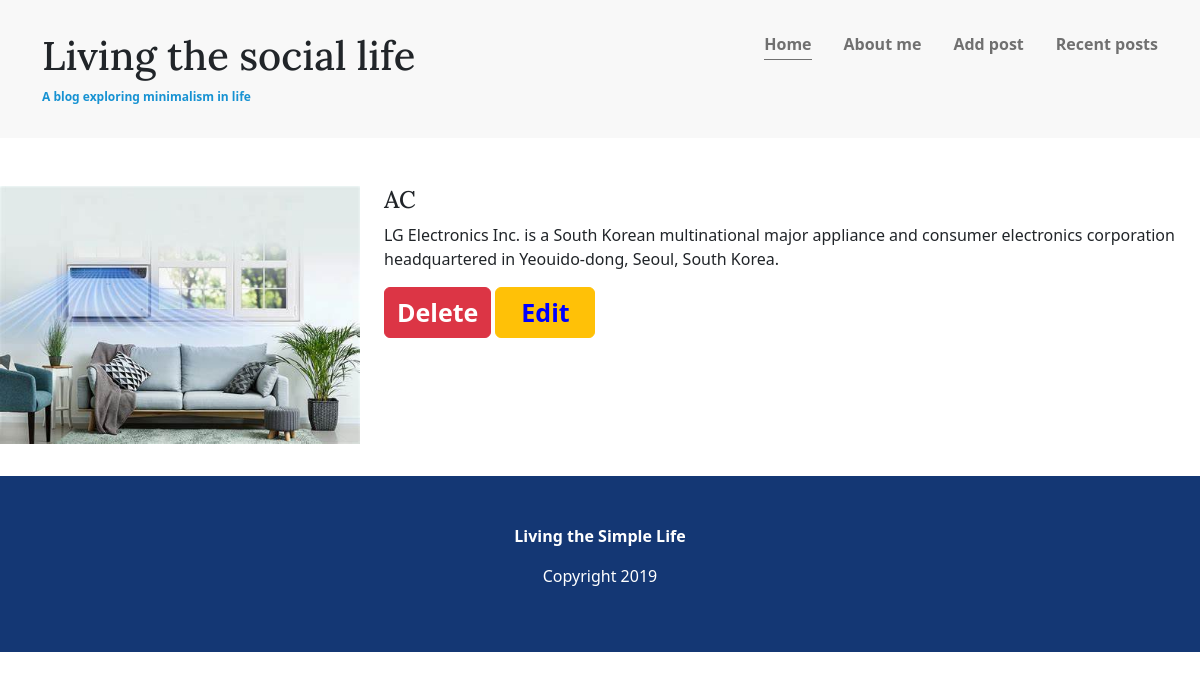
Screenshot of /blog/28 with the database file from the repository.
### home/models.py (models this page shows)
class Article(models.Model):
    head=models.CharField(max_length=100)
    para=models.CharField(max_length=300)
    image=models.ImageField(upload_to='article_images/')
    date=models.DateField()

### home/views.py (the view)
# urls.py: path('blog/<id>',views.detailed,name="detailed"),
def detailed(request,id):
    data={
        "blog":Article.objects.get(id=id)
    }
    return render(request,'details.html',data)

### templates/details.html
{% extends "base.html" %}
{% load static %}
{% block content %}
<article class="article-recent">
    <div class="article-recent-main">
        <h2  class="article-title">{{blog.head}}</h2>
        <p class="article-body">{{blog.para}}</p>
        <a href="{% url 'delete' id=blog.id %}" class="btn  btn-danger" id="delete">Delete</a>
        <a href="{% url 'edit' id=blog.id %}" class="btn btn-warning" id="edits1">Edit</a>
    </div>
    <div class="article-recent-secondary">
        <img src="{{blog.image.url}}" class="article-image" >
    </div>
</article>
{% endblock %}

### static/css/styles1.css (style rules this page uses)
body { margin: 0; font-family: 'Ubuntu', sans-serif; font-size: 1.125rem; font-weight: 300; }
img { max-width: 100%; display: block; }
h1, h2, h3 { font-family: 'Lora', serif; font-weight: 400; color: #143774; margin-top: 0; }
a { color: #1792d2; }
.article-title { font-size: 1.5rem; }
.article-recent { display: flex; flex-direction: column; margin-bottom: 2em; }
.article-recent-main { order: 2; }
.article-recent-secondary { order: 1; }
@media (min-width: 675px) { .article-recent { flex-direction: row; justify-content: space-between; } }
@media (min-width: 675px) { .article-recent-main { width: 68%; } }
@media (min-width: 675px) { .article-recent-secondary { width: 30%; } }
@media (min-width: 675px) { .article-image { order: -2; min-height: 250px; object-fit: cover; } }
#delete { font-weight: bold; font-size: 25px; }
#edits1 { font-weight: bold; font-size: 25px; width: 100px; color: blue; }

### rows the page displays
Article: head "AC", para "LG Electronics Inc. is a South Korean multinational major appliance and consumer electronics corporation headquartered in Yeouido-dong, Seoul, South Korea.", image (picture)
